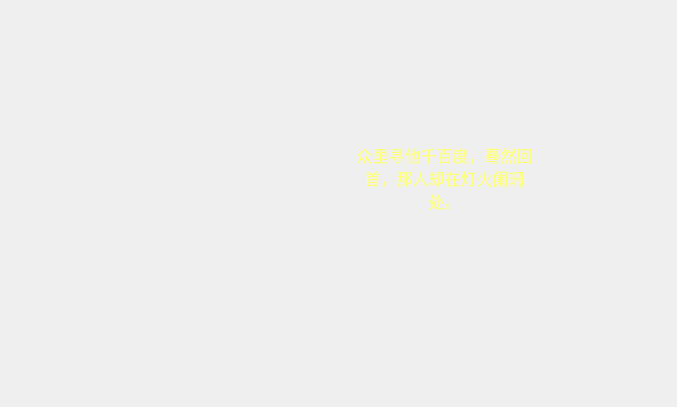
<?xml version="1.0" encoding="UTF-8"?>
<ui version="4.0">
 <class>MainWindow</class>
 <widget class="QMainWindow" name="MainWindow">
  <property name="geometry">
   <rect>
    <x>0</x>
    <y>0</y>
    <width>677</width>
    <height>407</height>
   </rect>
  </property>
  <property name="contextMenuPolicy">
   <enum>Qt::ActionsContextMenu</enum>
  </property>
  <property name="windowTitle">
   <string>MainWindow</string>
  </property>
  <property name="windowIcon">
   <iconset>
    <normaloff>素材/少司命2.png</normaloff>素材/少司命2.png</iconset>
  </property>
  <widget class="QWidget" name="centralwidget">
   <layout class="QGridLayout" name="gridLayout">
    <item row="0" column="0">
     <widget class="QWidget" name="widget" native="true">
      <widget class="QLabel" name="label">
       <property name="geometry">
        <rect>
         <x>10</x>
         <y>10</y>
         <width>357</width>
         <height>300</height>
        </rect>
       </property>
       <property name="focusPolicy">
        <enum>Qt::NoFocus</enum>
       </property>
       <property name="contextMenuPolicy">
        <enum>Qt::ActionsContextMenu</enum>
       </property>
       <property name="text">
        <string/>
       </property>
       <property name="pixmap">
        <pixmap>素材/少司命2.png</pixmap>
       </property>
       <property name="scaledContents">
        <bool>true</bool>
       </property>
      </widget>
      <widget class="QLabel" name="label_2">
       <property name="geometry">
        <rect>
         <x>300</x>
         <y>70</y>
         <width>250</width>
         <height>225</height>
        </rect>
       </property>
       <property name="font">
        <font>
         <pointsize>12</pointsize>
        </font>
       </property>
       <property name="focusPolicy">
        <enum>Qt::NoFocus</enum>
       </property>
       <property name="contextMenuPolicy">
        <enum>Qt::ActionsContextMenu</enum>
       </property>
       <property name="frameShape">
        <enum>QFrame::NoFrame</enum>
       </property>
       <property name="lineWidth">
        <number>0</number>
       </property>
       <property name="text">
        <string/>
       </property>
       <property name="textFormat">
        <enum>Qt::AutoText</enum>
       </property>
       <property name="pixmap">
        <pixmap>素材/灯笼.png</pixmap>
       </property>
       <property name="scaledContents">
        <bool>true</bool>
       </property>
       <property name="wordWrap">
        <bool>false</bool>
       </property>
       <property name="textInteractionFlags">
        <set>Qt::LinksAccessibleByMouse</set>
       </property>
       <property name="buddy">
        <cstring></cstring>
       </property>
      </widget>
      <widget class="QTextEdit" name="textEdit">
       <property name="geometry">
        <rect>
         <x>340</x>
         <y>130</y>
         <width>191</width>
         <height>101</height>
        </rect>
       </property>
       <property name="font">
        <font>
         <family>华文新魏</family>
         <pointsize>12</pointsize>
        </font>
       </property>
       <property name="mouseTracking">
        <bool>false</bool>
       </property>
       <property name="focusPolicy">
        <enum>Qt::ClickFocus</enum>
       </property>
       <property name="contextMenuPolicy">
        <enum>Qt::ActionsContextMenu</enum>
       </property>
       <property name="styleSheet">
        <string notr="true">background-color: rgba(0,0,0,0);
color: rgb(255, 255, 127);</string>
       </property>
       <property name="frameShape">
        <enum>QFrame::NoFrame</enum>
       </property>
       <property name="tabChangesFocus">
        <bool>true</bool>
       </property>
       <property name="html">
        <string>&lt;!DOCTYPE HTML PUBLIC &quot;-//W3C//DTD HTML 4.0//EN&quot; &quot;http://www.w3.org/TR/REC-html40/strict.dtd&quot;&gt;
&lt;html&gt;&lt;head&gt;&lt;meta name=&quot;qrichtext&quot; content=&quot;1&quot; /&gt;&lt;style type=&quot;text/css&quot;&gt;
p, li { white-space: pre-wrap; }
&lt;/style&gt;&lt;/head&gt;&lt;body style=&quot; font-family:'华文新魏'; font-size:12pt; font-weight:400; font-style:normal;&quot;&gt;
&lt;p align=&quot;center&quot; style=&quot; margin-top:12px; margin-bottom:12px; margin-left:0px; margin-right:0px; -qt-block-indent:0; text-indent:0px;&quot;&gt;众里寻他千百度，蓦然回首，那人却在灯火阑珊处。&lt;/p&gt;&lt;/body&gt;&lt;/html&gt;</string>
       </property>
       <property name="placeholderText">
        <string>这里可以填写备忘的哦</string>
       </property>
      </widget>
     </widget>
    </item>
   </layout>
  </widget>
  <action name="closeui">
   <property name="icon">
    <iconset>
     <normaloff>关  闭.png</normaloff>关  闭.png</iconset>
   </property>
   <property name="text">
    <string>关闭</string>
   </property>
   <property name="shortcut">
    <string>Ctrl+1</string>
   </property>
  </action>
  <action name="ontop">
   <property name="checkable">
    <bool>true</bool>
   </property>
   <property name="icon">
    <iconset>
     <normaloff>固定.png</normaloff>固定.png</iconset>
   </property>
   <property name="text">
    <string>置顶</string>
   </property>
  </action>
  <action name="set">
   <property name="icon">
    <iconset>
     <normaloff>设置.png</normaloff>设置.png</iconset>
   </property>
   <property name="text">
    <string>设置</string>
   </property>
   <property name="shortcut">
    <string>Ctrl+2</string>
   </property>
  </action>
 </widget>
 <resources/>
 <connections>
  <connection>
   <sender>closeui</sender>
   <signal>triggered(bool)</signal>
   <receiver>MainWindow</receiver>
   <slot>close()</slot>
   <hints>
    <hint type="sourcelabel">
     <x>-1</x>
     <y>-1</y>
    </hint>
    <hint type="destinationlabel">
     <x>222</x>
     <y>318</y>
    </hint>
   </hints>
  </connection>
  <connection>
   <sender>ontop</sender>
   <signal>triggered(bool)</signal>
   <receiver>MainWindow</receiver>
   <slot>WinOnTop(bool)</slot>
   <hints>
    <hint type="sourcelabel">
     <x>-1</x>
     <y>-1</y>
    </hint>
    <hint type="destinationlabel">
     <x>190</x>
     <y>243</y>
    </hint>
   </hints>
  </connection>
  <connection>
   <sender>set</sender>
   <signal>triggered()</signal>
   <receiver>MainWindow</receiver>
   <slot>SetPattern()</slot>
   <hints>
    <hint type="sourcelabel">
     <x>-1</x>
     <y>-1</y>
    </hint>
    <hint type="destinationlabel">
     <x>253</x>
     <y>241</y>
    </hint>
   </hints>
  </connection>
 </connections>
 <slots>
  <slot>WinOnTop(bool)</slot>
  <slot>SetPattern()</slot>
 </slots>
</ui>
